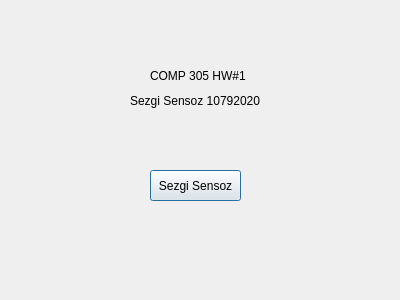
<ui version="4.0" >
 <class>Dialog</class>
 <widget class="QDialog" name="Dialog" >
  <property name="geometry" >
   <rect>
    <x>0</x>
    <y>0</y>
    <width>400</width>
    <height>300</height>
   </rect>
  </property>
  <property name="windowTitle" >
   <string>Dialog</string>
  </property>
  <widget class="QPushButton" name="pushButton" >
   <property name="geometry" >
    <rect>
     <x>150</x>
     <y>170</y>
     <width>91</width>
     <height>31</height>
    </rect>
   </property>
   <property name="text" >
    <string>Sezgi Sensoz</string>
   </property>
  </widget>
  <widget class="QLabel" name="label" >
   <property name="geometry" >
    <rect>
     <x>150</x>
     <y>60</y>
     <width>101</width>
     <height>31</height>
    </rect>
   </property>
   <property name="text" >
    <string>COMP 305 HW#1</string>
   </property>
  </widget>
  <widget class="QLabel" name="label_2" >
   <property name="geometry" >
    <rect>
     <x>130</x>
     <y>90</y>
     <width>141</width>
     <height>21</height>
    </rect>
   </property>
   <property name="text" >
    <string>Sezgi Sensoz 10792020</string>
   </property>
  </widget>
 </widget>
 <resources/>
 <connections/>
</ui>
